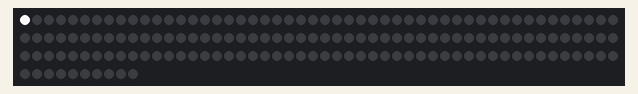
Bench run of a sketch on a simulated Arduino Uno, built with avr-gcc and run on an emulated ATmega328P. Shown: 160 RGB LEDs in strip order, left to right, continuing on the next row. Dim RGB values are drawn brighter than linear.

Above: at 0.05 s.
At 9.51 s:
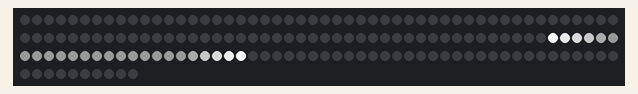
At 11.85 s:
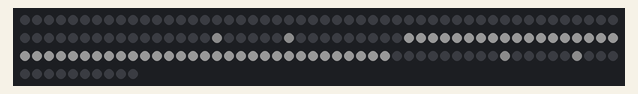

Measured:
- by itself, everything shown: repeats every 11.9 s, in 159 steps

The sketch:

helladankfirework.ino
```cpp
#include "LPD8806.h"
#include "SPI.h"

int nLEDs =160;

LPD8806 strip = LPD8806(nLEDs);


void setup() {
  Serial.begin(9600);
  strip.begin();
  strip.show();
}

void loop() {
  // put your main code here, to run repeatedly:
  helladankfirework();
}

void helladankfirework() {

  // shoot firework
  int boom = 2 * (strip.numPixels() / 3);
  int boomdis = 25;
  int wait = 50;

  uint32_t w100 = strip.Color(120, 120, 120);
  uint32_t w90 = strip.Color(108, 108, 108);
  uint32_t w80 = strip.Color(96, 96, 96);
  uint32_t w70 = strip.Color(84, 84, 84);
  uint32_t w60 = strip.Color(72, 72, 72);
  uint32_t w50 = strip.Color(60, 60, 60);
  uint32_t w40 = strip.Color(48, 48, 48);
  uint32_t w30 = strip.Color(36, 36, 36);
  uint32_t w20 = strip.Color(24, 24, 24);
  uint32_t w10 = strip.Color(12, 12, 12);
  uint32_t w5 = strip.Color(6, 6, 6);

  for(int i = 0; i < strip.numPixels(); i++) {
    strip.setPixelColor(i, 0);
  }

  // shoot
  for(int i = 0; i < boom + 10; i++) {

    if(i < boom)
      strip.setPixelColor(i, w100);
    if(i - 1 < boom)
      strip.setPixelColor(i - 1, strip.Color(108, 108, 108));
    if(i - 2 < boom)
      strip.setPixelColor(i - 2, strip.Color(96, 96, 96));
    if(1 - 3 < boom)
      strip.setPixelColor(i - 3, strip.Color(84, 84, 84));
    if(i - 4 < boom)
      strip.setPixelColor(i - 4, strip.Color(72, 72, 72));
    if(i - 5 < boom)
      strip.setPixelColor(i - 5, strip.Color(60, 60, 60));
    if(i - 6 < boom)
      strip.setPixelColor(i - 6, strip.Color(48, 48, 48));
    if(i - 7 < boom)
      strip.setPixelColor(i - 7, strip.Color(36, 36, 36));
    if(i - 8 < boom)
      strip.setPixelColor(i - 8, strip.Color(24, 24, 24));
    if(i - 9 < boom)
      strip.setPixelColor(i - 9, strip.Color(12, 12, 12));
    if(i - 10 < boom)
      strip.setPixelColor(i - 10, 0);

    for(int j = boom; j < boom + 10; j++) {
      strip.setPixelColor(j, 0);
    }

    strip.show();
    delay(wait);

  }

  strip.show();

  for(int i = 0; i < boomdis + 8; i++) {
    // i is the greatest distance from boom and i is less than boomdis
    if(i < boomdis) {
      strip.setPixelColor(boom - i, w100);
      strip.setPixelColor(boom + i, w100);
    }
    if(i - 1 < boomdis && i >= 0) {
      strip.setPixelColor(boom - (i - 1), strip.Color(96, 96, 96));
      strip.setPixelColor(boom + (i - 1), strip.Color(96, 96, 96));
    }
    if(i - 2 < boomdis && i >= 0) {
      strip.setPixelColor(boom - (i - 2), strip.Color(72, 72, 72));
      strip.setPixelColor(boom + (i - 2), strip.Color(72, 72, 72));
    }
    if(i - 3 < boomdis && i >= 0) {
      strip.setPixelColor(boom - (i - 3), strip.Color(48, 48, 48));
      strip.setPixelColor(boom + (i - 3), strip.Color(48, 48, 48));
    }
    if(i - 4 < boomdis && i >= 0) {
      strip.setPixelColor(boom - (i - 4), strip.Color(24, 24, 24));
      strip.setPixelColor(boom + (i - 4), strip.Color(24, 24, 24));
    }
    if(i - 5 < boomdis && i >= 0) {
      strip.setPixelColor(boom - (i - 5), w10);
      strip.setPixelColor(boom + (i - 5), w10);
    }

    // begin fizzle
    if(i - 1 >= boomdis) {
      strip.setPixelColor(boom + boomdis, w100);
      strip.setPixelColor(boom - boomdis, w100);
    }
    if(i - 2 >= boomdis) {
      strip.setPixelColor(boom + (boomdis + 1), w90);
      strip.setPixelColor(boom - (boomdis + 1), w90);
    }
    if(i - 3 >= boomdis) {
      strip.setPixelColor(boom + (boomdis + 2), w50);
      strip.setPixelColor(boom - (boomdis + 2), w50);
    }
    if(i - 4 >= boomdis) {
      strip.setPixelColor(boom + (boomdis + 2), w80);
      strip.setPixelColor(boom - (boomdis + 2), w80);
    }
    if(i - 5 >= boomdis) {
      strip.setPixelColor(boom + (boomdis + 2), w50);
      strip.setPixelColor(boom - (boomdis + 2), w50);
    }
    if(i - 6 >= boomdis) {
      strip.setPixelColor(boom + (boomdis + 2), w20);
      strip.setPixelColor(boom - (boomdis + 2), w20);
    }

    strip.show();
    delay(wait);

  }

  strip.show();

  fizzle();

}


void fizzle() {

  int boom = 2 * (strip.numPixels() / 3);
  int boomdis = 25;

  int wait = 50;

  uint32_t w100 = strip.Color(120, 120, 120);
  uint32_t w90 = strip.Color(108, 108, 108);
  uint32_t w80 = strip.Color(96, 96, 96);
  uint32_t w70 = strip.Color(84, 84, 84);
  uint32_t w60 = strip.Color(72, 72, 72);
  uint32_t w50 = strip.Color(60, 60, 60);
  uint32_t w40 = strip.Color(48, 48, 48);
  uint32_t w30 = strip.Color(36, 36, 36);
  uint32_t w20 = strip.Color(24, 24, 24);
  uint32_t w10 = strip.Color(12, 12, 12);
  uint32_t w5 = strip.Color(6, 6, 6);


  strip.setPixelColor(boom + boomdis, w100);
  strip.setPixelColor(boom + boomdis + 1, w90);
  strip.setPixelColor(boom + boomdis + 2, w50);
  strip.setPixelColor(boom + boomdis + 3, w80);
  strip.setPixelColor(boom + boomdis + 4, w70);
  strip.setPixelColor(boom + boomdis + 5, w50);
  strip.setPixelColor(boom + boomdis + 6, w20);
  strip.setPixelColor(boom + boomdis + 7, w40);
  strip.setPixelColor(boom + boomdis + 8, 0);
  strip.setPixelColor(boom + boomdis + 9, 0);
  strip.setPixelColor(boom + boomdis + 10, 0);
  strip.setPixelColor(boom + boomdis + 11, 0);
  strip.setPixelColor(boom + boomdis + 12, 0);
  strip.setPixelColor(boom + boomdis + 13, 0);
  strip.setPixelColor(boom + boomdis + 14, 0);
  strip.setPixelColor(boom + boomdis + 15, 0);

  strip.setPixelColor(boom - boomdis, w100);
  strip.setPixelColor(boom - (boomdis + 1), w90);
  strip.setPixelColor(boom - (boomdis + 2), w50);
  strip.setPixelColor(boom - (boomdis + 3), w80);
  strip.setPixelColor(boom - (boomdis + 4), w70);
  strip.setPixelColor(boom - (boomdis + 5), w50);
  strip.setPixelColor(boom - (boomdis + 6), w20);
  strip.setPixelColor(boom - (boomdis + 7), w40);
  strip.setPixelColor(boom - (boomdis + 8), 0);
  strip.setPixelColor(boom - (boomdis + 9), 0);
  strip.setPixelColor(boom - (boomdis + 10), 0);
  strip.setPixelColor(boom - (boomdis + 11), 0);
  strip.setPixelColor(boom - (boomdis + 12), 0);
  strip.setPixelColor(boom - (boomdis + 13), 0);
  strip.setPixelColor(boom - (boomdis + 14), 0);
  strip.setPixelColor(boom - (boomdis + 15), 0);

  strip.show();
  delay(wait);

  strip.setPixelColor(boom + boomdis, w80);
  strip.setPixelColor(boom + boomdis + 1, w70);
  strip.setPixelColor(boom + boomdis + 2, w60);
  strip.setPixelColor(boom + boomdis + 3, w70);
  strip.setPixelColor(boom + boomdis + 4, w60);
  strip.setPixelColor(boom + boomdis + 5, w40);
  strip.setPixelColor(boom + boomdis + 6, 0);
  strip.setPixelColor(boom + boomdis + 7, w30);
  strip.setPixelColor(boom + boomdis + 8, w5);
  strip.setPixelColor(boom + boomdis + 9, 0);
  strip.setPixelColor(boom + boomdis + 10, 0);
  strip.setPixelColor(boom + boomdis + 11, 0);
  strip.setPixelColor(boom + boomdis + 12, 0);
  strip.setPixelColor(boom + boomdis + 13, 0);
  strip.setPixelColor(boom + boomdis + 14, 0);
  strip.setPixelColor(boom + boomdis + 15, 0);

  strip.setPixelColor(boom - boomdis, w80);
  strip.setPixelColor(boom - (boomdis + 1), w70);
  strip.setPixelColor(boom - (boomdis + 2), w60);
  strip.setPixelColor(boom - (boomdis + 3), w70);
  strip.setPixelColor(boom - (boomdis + 4), w60);
  strip.setPixelColor(boom - (boomdis + 5), w40);
  strip.setPixelColor(boom - (boomdis + 6), 0);
  strip.setPixelColor(boom - (boomdis + 7), w30);
  strip.setPixelColor(boom - (boomdis + 8), w5);
  strip.setPixelColor(boom - (boomdis + 9), 0);
  strip.setPixelColor(boom - (boomdis + 10), 0);
  strip.setPixelColor(boom - (boomdis + 11), 0);
  strip.setPixelColor(boom - (boomdis + 12), 0);
  strip.setPixelColor(boom - (boomdis + 13), 0);
  strip.setPixelColor(boom - (boomdis + 14), 0);
  strip.setPixelColor(boom - (boomdis + 15), 0);

  strip.show();
  delay(wait);

  strip.setPixelColor(boom + boomdis, w60);
  strip.setPixelColor(boom + boomdis + 1, w90);
  strip.setPixelColor(boom + boomdis + 2, w50);
  strip.setPixelColor(boom + boomdis + 3, w60);
  strip.setPixelColor(boom + boomdis + 4, w50);
  strip.setPixelColor(boom + boomdis + 5, w30);
  strip.setPixelColor(boom + boomdis + 6, w5);
  strip.setPixelColor(boom + boomdis + 7, w40);
  strip.setPixelColor(boom + boomdis + 8, w10);
  strip.setPixelColor(boom + boomdis + 9, w5);
  strip.setPixelColor(boom + boomdis + 10, 0);
  strip.setPixelColor(boom + boomdis + 11, 0);
  strip.setPixelColor(boom + boomdis + 12, 0);
  strip.setPixelColor(boom + boomdis + 13, 0);
  strip.setPixelColor(boom + boomdis + 14, 0);
  strip.setPixelColor(boom + boomdis + 15, 0);

  strip.setPixelColor(boom - boomdis, w60);
  strip.setPixelColor(boom - (boomdis + 1), w90);
  strip.setPixelColor(boom - (boomdis + 2), w50);
  strip.setPixelColor(boom - (boomdis + 3), w60);
  strip.setPixelColor(boom - (boomdis + 4), w50);
  strip.setPixelColor(boom - (boomdis + 5), w30);
  strip.setPixelColor(boom - (boomdis + 6), w5);
  strip.setPixelColor(boom - (boomdis + 7), w40);
  strip.setPixelColor(boom - (boomdis + 8), w10);
  strip.setPixelColor(boom - (boomdis + 9), w5);
  strip.setPixelColor(boom - (boomdis + 10), 0);
  strip.setPixelColor(boom - (boomdis + 11), 0);
  strip.setPixelColor(boom - (boomdis + 12), 0);
  strip.setPixelColor(boom - (boomdis + 13), 0);
  strip.setPixelColor(boom - (boomdis + 14), 0);
  strip.setPixelColor(boom - (boomdis + 15), 0);

  strip.show();
  delay(wait);


  strip.setPixelColor(boom + boomdis, w30);
  strip.setPixelColor(boom + boomdis + 1, w60);
  strip.setPixelColor(boom + boomdis + 2, w40);
  strip.setPixelColor(boom + boomdis + 3, w50);
  strip.setPixelColor(boom + boomdis + 4, w40);
  strip.setPixelColor(boom + boomdis + 5, w50);
  strip.setPixelColor(boom + boomdis + 6, w10);
  strip.setPixelColor(boom + boomdis + 7, w30);
  strip.setPixelColor(boom + boomdis + 8, w20);
  strip.setPixelColor(boom + boomdis + 9, w10);
  strip.setPixelColor(boom + boomdis + 10, w5);
  strip.setPixelColor(boom + boomdis + 11, 0);
  strip.setPixelColor(boom + boomdis + 12, 0);
  strip.setPixelColor(boom + boomdis + 13, 0);
  strip.setPixelColor(boom + boomdis + 14, 0);
  strip.setPixelColor(boom + boomdis + 15, 0);

  strip.setPixelColor(boom - boomdis, w30);
  strip.setPixelColor(boom - (boomdis + 1), w60);
  strip.setPixelColor(boom - (boomdis + 2), w40);
  strip.setPixelColor(boom - (boomdis + 3), w50);
  strip.setPixelColor(boom - (boomdis + 4), w40);
  strip.setPixelColor(boom - (boomdis + 5), w50);
  strip.setPixelColor(boom - (boomdis + 6), w10);
  strip.setPixelColor(boom - (boomdis + 7), w30);
  strip.setPixelColor(boom - (boomdis + 8), w20);
  strip.setPixelColor(boom - (boomdis + 9), w10);
  strip.setPixelColor(boom - (boomdis + 10), w5);
  strip.setPixelColor(boom - (boomdis + 11), 0);
  strip.setPixelColor(boom - (boomdis + 12), 0);
  strip.setPixelColor(boom - (boomdis + 13), 0);
  strip.setPixelColor(boom - (boomdis + 14), 0);
  strip.setPixelColor(boom - (boomdis + 15), 0);

  strip.show();
  delay(wait);

  strip.setPixelColor(boom + boomdis, 0);
  strip.setPixelColor(boom + boomdis + 1, w30);
  strip.setPixelColor(boom + boomdis + 2, w30);
  strip.setPixelColor(boom + boomdis + 3, w60);
  strip.setPixelColor(boom + boomdis + 4, w20);
  strip.setPixelColor(boom + boomdis + 5, w10);
  strip.setPixelColor(boom + boomdis + 6, w5);
  strip.setPixelColor(boom + boomdis + 7, w30);
  strip.setPixelColor(boom + boomdis + 8, w30);
  strip.setPixelColor(boom + boomdis + 9, w20);
  strip.setPixelColor(boom + boomdis + 10, w10);
  strip.setPixelColor(boom + boomdis + 11, 0);
  strip.setPixelColor(boom + boomdis + 12, 0);
  strip.setPixelColor(boom + boomdis + 13, 0);
  strip.setPixelColor(boom + boomdis + 14, 0);
  strip.setPixelColor(boom + boomdis + 15, 0);

  strip.setPixelColor(boom - boomdis, 0);
  strip.setPixelColor(boom - (boomdis + 1), w30);
  strip.setPixelColor(boom - (boomdis + 2), w30);
  strip.setPixelColor(boom - (boomdis + 3), w60);
  strip.setPixelColor(boom - (boomdis + 4), w20);
  strip.setPixelColor(boom - (boomdis + 5), w10);
  strip.setPixelColor(boom - (boomdis + 6), w5);
  strip.setPixelColor(boom - (boomdis + 7), w30);
  strip.setPixelColor(boom - (boomdis + 8), w30);
  strip.setPixelColor(boom - (boomdis + 9), w20);
  strip.setPixelColor(boom - (boomdis + 10), w10);
  strip.setPixelColor(boom - (boomdis + 11), 0);
  strip.setPixelColor(boom - (boomdis + 12), 0);
  strip.setPixelColor(boom - (boomdis + 13), 0);
  strip.setPixelColor(boom - (boomdis + 14), 0);
  strip.setPixelColor(boom - (boomdis + 15), 0);

  strip.show();
  delay(wait);

  strip.setPixelColor(boom + boomdis, 0);
  strip.setPixelColor(boom + boomdis + 1, w5);
  strip.setPixelColor(boom + boomdis + 2, w20);
  strip.setPixelColor(boom + boomdis + 3, w70);
  strip.setPixelColor(boom + boomdis + 4, w5);
  strip.setPixelColor(boom + boomdis + 5, w20);
  strip.setPixelColor(boom + boomdis + 6, w10);
  strip.setPixelColor(boom + boomdis + 7, w20);
  strip.setPixelColor(boom + boomdis + 8, w5);
  strip.setPixelColor(boom + boomdis + 9, w30);
  strip.setPixelColor(boom + boomdis + 10, w40);
  strip.setPixelColor(boom + boomdis + 11, 0);
  strip.setPixelColor(boom + boomdis + 12, 0);
  strip.setPixelColor(boom + boomdis + 13, 0);
  strip.setPixelColor(boom + boomdis + 14, 0);
  strip.setPixelColor(boom + boomdis + 15, 0);

  strip.setPixelColor(boom - boomdis, 0);
  strip.setPixelColor(boom - (boomdis + 1), w5);
  strip.setPixelColor(boom - (boomdis + 2), w20);
  strip.setPixelColor(boom - (boomdis + 3), w70);
  strip.setPixelColor(boom - (boomdis + 4), w5);
  strip.setPixelColor(boom - (boomdis + 5), w20);
  strip.setPixelColor(boom - (boomdis + 6), w10);
  strip.setPixelColor(boom - (boomdis + 7), w20);
  strip.setPixelColor(boom - (boomdis + 8), w5);
  strip.setPixelColor(boom - (boomdis + 9), w30);
  strip.setPixelColor(boom - (boomdis + 10), w40);
  strip.setPixelColor(boom - (boomdis + 11), 0);
  strip.setPixelColor(boom - (boomdis + 12), 0);
  strip.setPixelColor(boom - (boomdis + 13), 0);
  strip.setPixelColor(boom - (boomdis + 14), 0);
  strip.setPixelColor(boom - (boomdis + 15), 0);

  strip.show();
  delay(wait);

  strip.setPixelColor(boom + boomdis, 0);
  strip.setPixelColor(boom + boomdis + 1, 0);
  strip.setPixelColor(boom + boomdis + 2, w5);
  strip.setPixelColor(boom + boomdis + 3, w40);
  strip.setPixelColor(boom + boomdis + 4, w10);
  strip.setPixelColor(boom + boomdis + 5, w5);
  strip.setPixelColor(boom + boomdis + 6, w10);
  strip.setPixelColor(boom + boomdis + 7, w30);
  strip.setPixelColor(boom + boomdis + 8, 0);
  strip.setPixelColor(boom + boomdis + 9, w20);
  strip.setPixelColor(boom + boomdis + 10, w10);
  strip.setPixelColor(boom + boomdis + 11, w5);
  strip.setPixelColor(boom + boomdis + 12, 0);
  strip.setPixelColor(boom + boomdis + 13, 0);
  strip.setPixelColor(boom + boomdis + 14, 0);
  strip.setPixelColor(boom + boomdis + 15, 0);

  strip.setPixelColor(boom - boomdis, 0);
  strip.setPixelColor(boom - (boomdis + 1), 0);
  strip.setPixelColor(boom - (boomdis + 2), w5);
  strip.setPixelColor(boom - (boomdis + 3), w40);
  strip.setPixelColor(boom - (boomdis + 4), w10);
  strip.setPixelColor(boom - (boomdis + 5), w5);
  strip.setPixelColor(boom - (boomdis + 6), w10);
  strip.setPixelColor(boom - (boomdis + 7), w30);
  strip.setPixelColor(boom - (boomdis + 8), 0);
  strip.setPixelColor(boom - (boomdis + 9), w20);
  strip.setPixelColor(boom - (boomdis + 10), w10);
  strip.setPixelColor(boom - (boomdis + 11), w5);
  strip.setPixelColor(boom - (boomdis + 12), 0);
  strip.setPixelColor(boom - (boomdis + 13), 0);
  strip.setPixelColor(boom - (boomdis + 14), 0);
  strip.setPixelColor(boom - (boomdis + 15), 0);

  strip.show();
  delay(wait);

  strip.setPixelColor(boom + boomdis, 0);
  strip.setPixelColor(boom + boomdis + 1, 0);
  strip.setPixelColor(boom + boomdis + 2, 0);
  strip.setPixelColor(boom + boomdis + 3, w20);
  strip.setPixelColor(boom + boomdis + 4, w5);
  strip.setPixelColor(boom + boomdis + 5, 0);
  strip.setPixelColor(boom + boomdis + 6, w5);
  strip.setPixelColor(boom + boomdis + 7, w10);
  strip.setPixelColor(boom + boomdis + 8, w5);
  strip.setPixelColor(boom + boomdis + 9, w10);
  strip.setPixelColor(boom + boomdis + 10, 0);
  strip.setPixelColor(boom + boomdis + 11, w10);
  strip.setPixelColor(boom + boomdis + 12, w5);
  strip.setPixelColor(boom + boomdis + 13, 0);
  strip.setPixelColor(boom + boomdis + 14, 0);
  strip.setPixelColor(boom + boomdis + 15, 0);

  strip.setPixelColor(boom - boomdis, 0);
  strip.setPixelColor(boom - (boomdis + 1), 0);
  strip.setPixelColor(boom - (boomdis + 2), 0);
  strip.setPixelColor(boom - (boomdis + 3), w20);
  strip.setPixelColor(boom - (boomdis + 4), w5);
  strip.setPixelColor(boom - (boomdis + 5), 0);
  strip.setPixelColor(boom - (boomdis + 6), w5);
  strip.setPixelColor(boom - (boomdis + 7), w10);
  strip.setPixelColor(boom - (boomdis + 8), w5);
  strip.setPixelColor(boom - (boomdis + 9), w10);
  strip.setPixelColor(boom - (boomdis + 10), 0);
  strip.setPixelColor(boom - (boomdis + 11), w10);
  strip.setPixelColor(boom - (boomdis + 12), w5);
  strip.setPixelColor(boom - (boomdis + 13), 0);
  strip.setPixelColor(boom - (boomdis + 14), 0);
  strip.setPixelColor(boom - (boomdis + 15), 0);

  strip.show();
  delay(wait);

  strip.setPixelColor(boom + boomdis, 0);
  strip.setPixelColor(boom + boomdis + 1, 0);
  strip.setPixelColor(boom + boomdis + 2, 0);
  strip.setPixelColor(boom + boomdis + 3, 0);
  strip.setPixelColor(boom + boomdis + 4, w10);
  strip.setPixelColor(boom + boomdis + 5, 0);
  strip.setPixelColor(boom + boomdis + 6, 0);
  strip.setPixelColor(boom + boomdis + 7, w5);
  strip.setPixelColor(boom + boomdis + 8, 0);
  strip.setPixelColor(boom + boomdis + 9, w5);
  strip.setPixelColor(boom + boomdis + 10, 0);
  strip.setPixelColor(boom + boomdis + 11, w5);
  strip.setPixelColor(boom + boomdis + 12, 0);
  strip.setPixelColor(boom + boomdis + 13, w5);
  strip.setPixelColor(boom + boomdis + 14, 0);
  strip.setPixelColor(boom + boomdis + 15, 0);

  strip.setPixelColor(boom - boomdis, 0);
  strip.setPixelColor(boom - (boomdis + 1), 0);
  strip.setPixelColor(boom - (boomdis + 2), 0);
  strip.setPixelColor(boom - (boomdis + 3), 0);
  strip.setPixelColor(boom - (boomdis + 4), w10);
  strip.setPixelColor(boom - (boomdis + 5), 0);
  strip.setPixelColor(boom - (boomdis + 6), 0);
  strip.setPixelColor(boom - (boomdis + 7), w5);
  strip.setPixelColor(boom - (boomdis + 8), 0);
  strip.setPixelColor(boom - (boomdis + 9), w5);
  strip.setPixelColor(boom - (boomdis + 10), 0);
  strip.setPixelColor(boom - (boomdis + 11), w5);
  strip.setPixelColor(boom - (boomdis + 12), 0);
  strip.setPixelColor(boom - (boomdis + 13), w5);
  strip.setPixelColor(boom - (boomdis + 14), 0);
  strip.setPixelColor(boom - (boomdis + 15), 0);

  strip.show();
  delay(wait);

  strip.setPixelColor(boom + boomdis, 0);
  strip.setPixelColor(boom + boomdis + 1, 0);
  strip.setPixelColor(boom + boomdis + 2, 0);
  strip.setPixelColor(boom + boomdis + 3, 0);
  strip.setPixelColor(boom + boomdis + 4, 0);
  strip.setPixelColor(boom + boomdis + 5, w5);
  strip.setPixelColor(boom + boomdis + 6, 0);
  strip.setPixelColor(boom + boomdis + 7, 0);
  strip.setPixelColor(boom + boomdis + 8, w5);
  strip.setPixelColor(boom + boomdis + 9, 0);
  strip.setPixelColor(boom + boomdis + 10, w5);
  strip.setPixelColor(boom + boomdis + 11, 0);
  strip.setPixelColor(boom + boomdis + 12, 0);
  strip.setPixelColor(boom + boomdis + 13, 0);
  strip.setPixelColor(boom + boomdis + 14, w5);
  strip.setPixelColor(boom + boomdis + 15, 0);

  strip.setPixelColor(boom - boomdis, 0);
  strip.setPixelColor(boom - (boomdis + 1), 0);
  strip.setPixelColor(boom - (boomdis + 2), 0);
  strip.setPixelColor(boom - (boomdis + 3), 0);
  strip.setPixelColor(boom - (boomdis + 4), 0);
  strip.setPixelColor(boom - (boomdis + 5), w5);
  strip.setPixelColor(boom - (boomdis + 6), 0);
  strip.setPixelColor(boom - (boomdis + 7), 0);
  strip.setPixelColor(boom - (boomdis + 8), w5);
  strip.setPixelColor(boom - (boomdis + 9), 0);
  strip.setPixelColor(boom - (boomdis + 10), w5);
  strip.setPixelColor(boom - (boomdis + 11), 0);
  strip.setPixelColor(boom - (boomdis + 12), 0);
  strip.setPixelColor(boom - (boomdis + 13), 0);
  strip.setPixelColor(boom - (boomdis + 14), w5);
  strip.setPixelColor(boom - (boomdis + 15), 0);

  strip.show();
  delay(wait);

  strip.setPixelColor(boom + boomdis, 0);
  strip.setPixelColor(boom + boomdis + 1, 0);
  strip.setPixelColor(boom + boomdis + 2, 0);
  strip.setPixelColor(boom + boomdis + 3, 0);
  strip.setPixelColor(boom + boomdis + 4, 0);
  strip.setPixelColor(boom + boomdis + 5, 0);
  strip.setPixelColor(boom + boomdis + 6, 0);
  strip.setPixelColor(boom + boomdis + 7, 0);
  strip.setPixelColor(boom + boomdis + 8, 0);
  strip.setPixelColor(boom + boomdis + 9, w5);
  strip.setPixelColor(boom + boomdis + 10, 0);
  strip.setPixelColor(boom + boomdis + 11, 0);
  strip.setPixelColor(boom + boomdis + 12, 0);
  strip.setPixelColor(boom + boomdis + 13, 0);
  strip.setPixelColor(boom + boomdis + 14, 0);
  strip.setPixelColor(boom + boomdis + 15, w5);

  strip.setPixelColor(boom - boomdis, 0);
  strip.setPixelColor(boom - (boomdis + 1), 0);
  strip.setPixelColor(boom - (boomdis + 2), 0);
  strip.setPixelColor(boom - (boomdis + 3), 0);
  strip.setPixelColor(boom - (boomdis + 4), 0);
  strip.setPixelColor(boom - (boomdis + 5), 0);
  strip.setPixelColor(boom - (boomdis + 6), 0);
  strip.setPixelColor(boom - (boomdis + 7), 0);
  strip.setPixelColor(boom - (boomdis + 8), 0);
  strip.setPixelColor(boom - (boomdis + 9), w5);
  strip.setPixelColor(boom - (boomdis + 10), 0);
  strip.setPixelColor(boom - (boomdis + 11), 0);
  strip.setPixelColor(boom - (boomdis + 12), 0);
  strip.setPixelColor(boom - (boomdis + 13), 0);
  strip.setPixelColor(boom - (boomdis + 14), 0);
  strip.setPixelColor(boom - (boomdis + 15), w5);

  strip.show();
  delay(wait);

  for(int i = 0; i < strip.numPixels(); i++) {
    strip.setPixelColor(i, 0);
  }

  strip.show();

}
```
